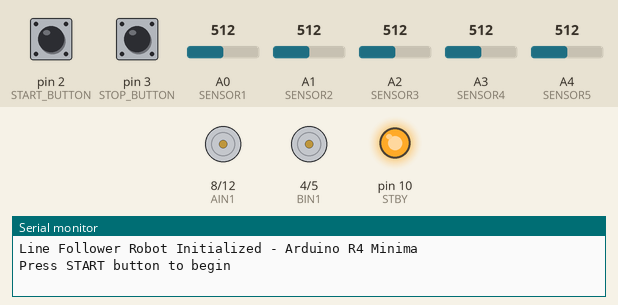
Simulated run of this sketch. Board: Arduino Uno, built with avr-gcc and run on an emulated ATmega328P. Parts: motor-driver pin pairs drawn as motors (green arrow = first pin HIGH = forward, orange = second pin HIGH = backward, longer = more drive, scaled by the enable pin, stopped while the standby pin is LOW), output pins drawn as LEDs (lit = HIGH), the last lines printed to the serial monitor. The inputs (shaded band) are chosen by the test bench; at power-on: pin 2 (START_BUTTON) LOW, A0 (SENSOR1) = 512, A1 (SENSOR2) = 512, pin 3 (STOP_BUTTON) LOW, A2 (SENSOR3) = 512, A3 (SENSOR4) = 512, A4 (SENSOR5) = 512.

Above: at 1.2 s.
1.3 s: pin 2 (START_BUTTON) pulled HIGH for 0.15 s
At 2.0 s:
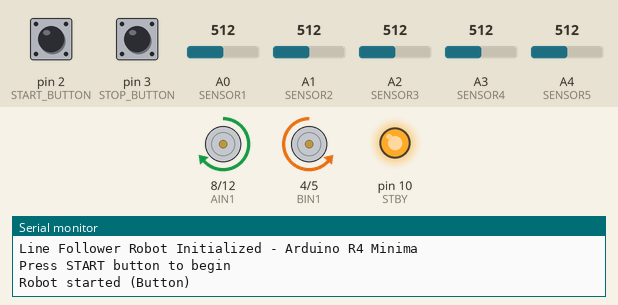
2.9 s: A0 (SENSOR1) set to 524
At 3.5 s:
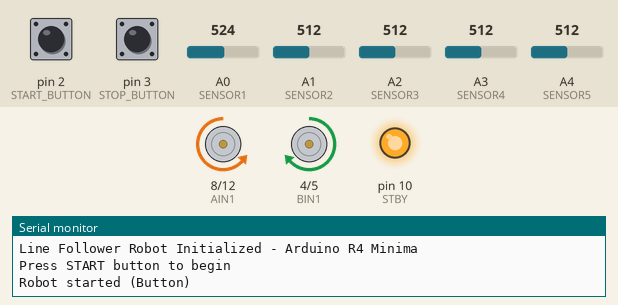
4.4 s: A1 (SENSOR2) set to 716
At 5.6 s:
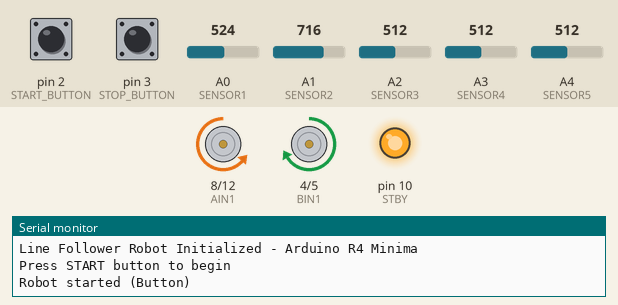
5.9 s: A0 (SENSOR1) set to 502
At 7.1 s:
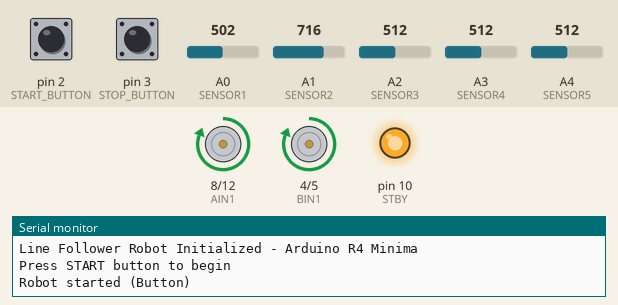
7.4 s: pin 3 (STOP_BUTTON) pulled HIGH for 0.15 s
At 7.9 s:
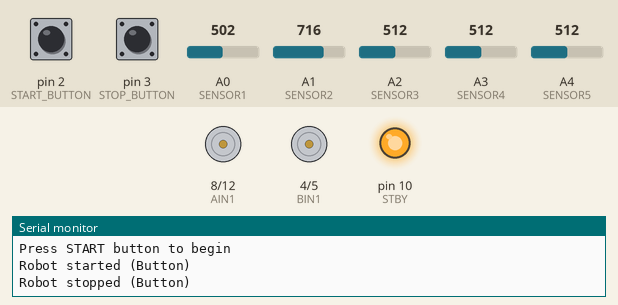
9.0 s: pin 2 (START_BUTTON) pulled HIGH for 1 s
At 10.0 s:
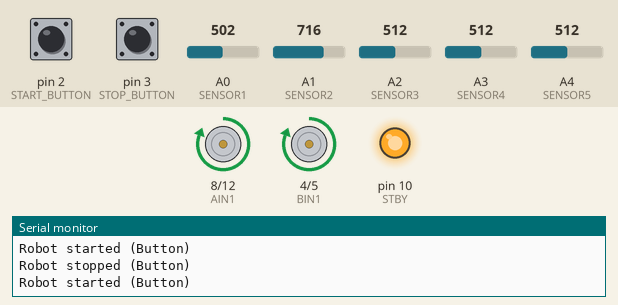
Timing chart, 0 to 12.0 s (numbered marks = the images above; inputs shaded):
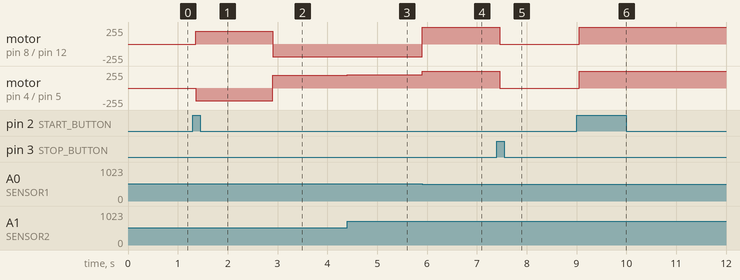

The sketch:

test8.ino
```cpp
// Line Follower Robot with Physical Button Control
// Arduino R4 Minima with TCRT5000 sensors and TB6612FNG motor driver

// TCRT5000 Sensor Pins (analog)
#define SENSOR1 A0
#define SENSOR2 A1
#define SENSOR3 A2
#define SENSOR4 A3
#define SENSOR5 A4

// TB6612FNG Motor Driver Pins
#define PWMA 11   // PWM pin for Motor A
#define AIN2 12
#define AIN1 8
#define STBY 10
#define BIN1 4
#define BIN2 5
#define PWMB 6    // PWM pin for Motor B

// Button Pins
#define START_BUTTON 2
#define STOP_BUTTON 3

// Motor speed settings
#define BASE_SPEED 200
#define MAX_SPEED 255
#define TURN_SPEED 190

// Button debounce settings
#define DEBOUNCE_DELAY 50

// Global variables
bool robotRunning = false;
int sensorValues[5] = {0, 0, 0, 0, 0};
int threshold = 512; // Adjust based on your sensor calibration (0-1023 range for Arduino)
int lastDirection = 0; // -1 for left, 1 for right, 0 for center

// Button variables
bool lastStartButtonState = LOW;
bool lastStopButtonState = LOW;
unsigned long lastStartDebounceTime = 0;
unsigned long lastStopDebounceTime = 0;

void setup() {
  Serial.begin(115200);

  // Initialize sensor pins
  pinMode(SENSOR1, INPUT);
  pinMode(SENSOR2, INPUT);
  pinMode(SENSOR3, INPUT);
  pinMode(SENSOR4, INPUT);
  pinMode(SENSOR5, INPUT);

  // Initialize button pins for external pull-down resistors
  pinMode(START_BUTTON, INPUT);
  pinMode(STOP_BUTTON, INPUT);

  // Initialize motor driver pins
  pinMode(AIN1, OUTPUT);
  pinMode(AIN2, OUTPUT);
  pinMode(BIN1, OUTPUT);
  pinMode(BIN2, OUTPUT);
  pinMode(STBY, OUTPUT);
  pinMode(PWMA, OUTPUT);
  pinMode(PWMB, OUTPUT);

  // Enable motor driver
  digitalWrite(STBY, HIGH);

  // Stop motors initially
  stopMotors();

  Serial.println("Line Follower Robot Initialized - Arduino R4 Minima");
  Serial.println("Press START button to begin");
}

void loop() {
  // Read and handle button presses
  handleButtons();

  // Read sensor values
  readSensors();

  // Run line following algorithm if robot is started
  if (robotRunning) {
    followLine();
  }

  delay(5); // Reduced delay for faster response
}

void handleButtons() {
  // Read current button states (HIGH when pressed with pull-down)
  bool startButtonReading = digitalRead(START_BUTTON);
  bool stopButtonReading = digitalRead(STOP_BUTTON);

  // Handle Start Button with debouncing
  if (startButtonReading != lastStartButtonState) {
    lastStartDebounceTime = millis();
  }

  if ((millis() - lastStartDebounceTime) > DEBOUNCE_DELAY) {
    if (startButtonReading == HIGH && !robotRunning) {
      robotRunning = true;
      Serial.println("Robot started (Button)");
    }
  }

  lastStartButtonState = startButtonReading;

  // Handle Stop Button with debouncing
  if (stopButtonReading != lastStopButtonState) {
    lastStopDebounceTime = millis();
  }

  if ((millis() - lastStopDebounceTime) > DEBOUNCE_DELAY) {
    if (stopButtonReading == HIGH && robotRunning) {
      robotRunning = false;
      stopMotors();
      Serial.println("Robot stopped (Button)");
    }
  }

  lastStopButtonState = stopButtonReading;
}

void readSensors() {
  sensorValues[0] = analogRead(SENSOR1);
  sensorValues[1] = analogRead(SENSOR2);
  sensorValues[2] = analogRead(SENSOR3);
  sensorValues[3] = analogRead(SENSOR4);
  sensorValues[4] = analogRead(SENSOR5);
}

void followLine() {
  // Convert analog values to digital (1 = black line detected, 0 = white)
  bool s1 = sensorValues[0] > threshold;
  bool s2 = sensorValues[1] > threshold;
  bool s3 = sensorValues[2] > threshold;
  bool s4 = sensorValues[3] > threshold;
  bool s5 = sensorValues[4] > threshold;

  // Check if any sensor detects the line
  bool lineDetected = s1 || s2 || s3 || s4 || s5;

  // Priority-based line following logic
  if (!lineDetected) {
    // No line detected - continue rotating in the last known direction
    if (lastDirection == -1) {
      rotateLeft(TURN_SPEED);
    }
    else if (lastDirection == 1) {
      rotateRight(TURN_SPEED);
    }
    else {
      rotateRight(TURN_SPEED);
      lastDirection = 1;
    }
  }
  // FORWARD - 1 1 1 1 1
  else if (s1 && s2 && s3 && s4 && s5) {
    moveForward(BASE_SPEED);
    lastDirection = 0;
  }
  // FORWARD - MIDDLE ONLY - 0 0 1 0 0
  else if (!s1 && !s2 && s3 && !s4 && !s5) {
    moveForward(MAX_SPEED);
    lastDirection = 0;
  }
  // FFORWARD - NO MIDDLE - 0 1 0 1 0
  else if (!s1 && s2 && !s3 && s4 && !s5) {
    moveForward(BASE_SPEED);
    lastDirection = 0;
  }
  // FFORWARD - NO MIDDLE - 1 0 0 0 1
  else if (s1 && !s2 && !s3 && !s4 && s5) {
    moveForward(BASE_SPEED);
    lastDirection = 0;
  }
  // FFORWARD - NO MIDDLE - 1 1 0 1 1
  else if (s1 && s2 && !s3 && s4 && s5) {
    moveForward(BASE_SPEED);
    lastDirection = 0;
  }
  // FORWARD - LEFT MIDDLE ONLY - 0 1 0 0 0
  else if (!s1 && s2 && !s3 && !s4 && !s5) {
    moveForward(MAX_SPEED);
    lastDirection = -1;
  }
  // FORWARD - RIGHT MIDDLE ONLY - 0 0 0 1 0
  else if (!s1 && !s2 && !s3 && s4 && !s5) {
    moveForward(MAX_SPEED);
    lastDirection = 1;
  }
  // FORWARD - MIDDLE ONLY - 0 1 1 1 0
  else if (!s1 && s2 && s3 && s4 && !s5) {
    moveForward(MAX_SPEED);
    lastDirection = 0;
  }
  // FFORWARD - NO MIDDLE - 1 0 1 0 1
  else if (s1 && !s2 && s3 && !s4 && s5) {
    moveForward(BASE_SPEED);
    lastDirection = 0;
  }
  // FFORWARD - LEFT - 1 0 1 0 0
  else if (s1 && !s2 && !s3 && s4 && !s5) {
    turnLeft(TURN_SPEED, BASE_SPEED);
    lastDirection = -1;
  }
  // FFORWARD - LEFT - 1 0 0 1 0
  else if (s1 && !s2 && !s3 && s4 && !s5) {
    moveForward(BASE_SPEED);
    lastDirection = -1;
  }
  // ANGLE RIGHT - 0 0 1 0 1
  else if (!s1 && !s2 && s3 && !s4 && s5) {
    turnRight(BASE_SPEED, TURN_SPEED);
    lastDirection = 1;
  }
  // FFORWARD - LEFT - 0 1 0 0 1
  else if (!s1 && s2 && !s3 && !s4 && s5) {
    moveForward(BASE_SPEED);
    lastDirection = 1;
  }
  // SHARP LEFT - 1 0 0 0 0
  else if (s1 && !s2 && !s3 && !s4 && !s5) {
    rotateLeft(TURN_SPEED);
    lastDirection = -1;
  }
  // SHARP RIGHT - 0 0 0 0 1
  else if (!s1 && !s2 && !s3 && !s4 && s5) {
    rotateRight(TURN_SPEED);
    lastDirection = 1;
  }
  // ANGLE LEFT - 1 1 0 0 0
  else if (s1 && s2 && !s3 && !s4 && !s5) {
    turnLeft(TURN_SPEED, BASE_SPEED);
    lastDirection = -1;
  }
  // ANGLE LEFT - 0 1 1 0 0
  else if (!s1 && s2 && s3 && !s4 && !s5) {
    turnLeft(TURN_SPEED, BASE_SPEED);
    lastDirection = -1;
  }
  // ANGLE RIGHT - 0 0 1 1 0
  else if (!s1 && !s2 && s3 && s4 && !s5) {
    turnRight(BASE_SPEED, TURN_SPEED);
    lastDirection = 1;
  }
  // ANGLE RIGHT - 0 0 0 1 1
  else if (!s1 && !s2 && !s3 && s4 && s5) {
    turnRight(BASE_SPEED, TURN_SPEED);
    lastDirection = 1;
  }
  // SLIGHT LEFT - 1 1 0 1 0
  else if (s1 && s2 && !s3 && s4 && !s5) {
    turnLeft(TURN_SPEED, BASE_SPEED);
    lastDirection = -1;
  }
  // SLIGHT LEFT - 1 1 0 0 1
  else if (s1 && s2 && !s3 && !s4 && s5) {
    rotateLeft(TURN_SPEED);
    lastDirection = -1;
  }
  // SLIGHT LEFT - 1 1 1 0 0
  else if (s1 && s2 && s3 && !s4 && !s5) {
    rotateLeft(TURN_SPEED);
    lastDirection = -1;
  }
  // SLIGHT LEFT - 1 1 1 0 1
  else if (s1 && s2 && s3 && !s4 && s5) {
    rotateLeft(TURN_SPEED);
    lastDirection = -1;
  }
  // SLIGHT LEFT - 1 1 1 1 0
  else if (s1 && s2 && s3 && s4 && !s5) {
    rotateLeft(TURN_SPEED);
    lastDirection = -1;
  }
  // SLIGHT RIGHT - 0 1 0 1 1
  else if (!s1 && s2 && !s3 && s4 && s5) {
    turnRight(BASE_SPEED, BASE_SPEED);
    lastDirection = 1;
  }
  // SLIGHT RIGHT - 1 0 0 1 1
  else if (s1 && !s2 && !s3 && s4 && s5) {
    rotateLeft(TURN_SPEED);
    lastDirection = 1;
  }
  // SLIGHT RIGHT - 0 1 1 1 1
  else if (!s1 && s2 && s3 && s4 && s5) {
    rotateLeft(TURN_SPEED);
    lastDirection = 1;
  }
  // SLIGHT RIGHT - 1 0 1 1 1
  else if (s1 && !s2 && s3 && s4 && s5) {
    rotateLeft(TURN_SPEED);
    lastDirection = 1;
  }
  // SLIGHT RIGHT - 0 0 1 1 1
  else if (!s1 && !s2 && s3 && s4 && s5) {
    rotateLeft(TURN_SPEED);
    lastDirection = 1;
  }
}

void moveForward(int speed) {
  digitalWrite(AIN1, HIGH);
  digitalWrite(AIN2, LOW);
  digitalWrite(BIN1, HIGH);
  digitalWrite(BIN2, LOW);
  analogWrite(PWMA, speed);
  analogWrite(PWMB, speed);
}

void moveBackward(int speed) {
  digitalWrite(AIN1, LOW);
  digitalWrite(AIN2, HIGH);
  digitalWrite(BIN1, LOW);
  digitalWrite(BIN2, HIGH);
  analogWrite(PWMA, speed);
  analogWrite(PWMB, speed);
}

void turnLeft(int leftSpeed, int rightSpeed) {
  digitalWrite(AIN1, LOW);
  digitalWrite(AIN2, HIGH);
  digitalWrite(BIN1, HIGH);
  digitalWrite(BIN2, LOW);
  analogWrite(PWMA, leftSpeed);
  analogWrite(PWMB, rightSpeed);
}

void turnRight(int leftSpeed, int rightSpeed) {
  digitalWrite(AIN1, HIGH);
  digitalWrite(AIN2, LOW);
  digitalWrite(BIN1, LOW);
  digitalWrite(BIN2, HIGH);
  analogWrite(PWMA, leftSpeed);
  analogWrite(PWMB, rightSpeed);
}

void rotateLeft(int speed) {
  // Rotate in place - left motor backward, right motor forward
  digitalWrite(AIN1, LOW);
  digitalWrite(AIN2, HIGH);
  digitalWrite(BIN1, HIGH);
  digitalWrite(BIN2, LOW);
  analogWrite(PWMA, speed);
  analogWrite(PWMB, speed);
}

void rotateRight(int speed) {
  // Rotate in place - left motor forward, right motor backward
  digitalWrite(AIN1, HIGH);
  digitalWrite(AIN2, LOW);
  digitalWrite(BIN1, LOW);
  digitalWrite(BIN2, HIGH);
  analogWrite(PWMA, speed);
  analogWrite(PWMB, speed);
}

void stopMotors() {
  digitalWrite(AIN1, LOW);
  digitalWrite(AIN2, LOW);
  digitalWrite(BIN1, LOW);
  digitalWrite(BIN2, LOW);
  analogWrite(PWMA, 0);
  analogWrite(PWMB, 0);
}
```

Measured:
- the behaviour switches between 512 and 513 on A0 (SENSOR1) (found by bisection; images 1 and 2)
- after the input at 1.3 s, motor on pin 8 (AIN1) / pin 12 (AIN2): stopped → forward 190/255 after 0.06 s; motor on pin 4 (BIN1) / pin 5 (BIN2): stopped → backward 190/255 after 0.06 s
- after the input at 2.9 s, motor on pin 8 (AIN1) / pin 12 (AIN2): forward 190/255 → backward 190/255 at once; motor on pin 4 (BIN1) / pin 5 (BIN2): backward 190/255 → forward 190/255 at once
- after the input at 4.4 s, motor on pin 4 (BIN1) / pin 5 (BIN2): forward 190/255 → forward 200/255 at once
- after the input at 5.9 s, motor on pin 8 (AIN1) / pin 12 (AIN2): backward 190/255 → forward 255/255 at once; motor on pin 4 (BIN1) / pin 5 (BIN2): forward 200/255 → forward 255/255 at once
- after the input at 7.4 s, motor on pin 8 (AIN1) / pin 12 (AIN2), motor on pin 4 (BIN1) / pin 5 (BIN2): forward 255/255 → stopped after 0.06 s
- after the input at 9.0 s, motor on pin 8 (AIN1) / pin 12 (AIN2), motor on pin 4 (BIN1) / pin 5 (BIN2): stopped → forward 255/255 after 0.05 s
